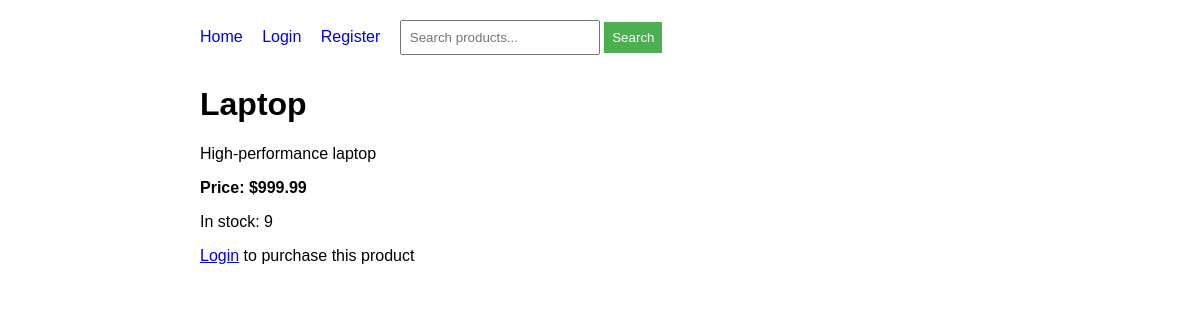
Page /product/1 on the committed database.
### tables this page shows
CREATE TABLE products (
        id INTEGER PRIMARY KEY,
        name TEXT,
        description TEXT,
        price REAL,
        stock INTEGER
    );

### app.py (the view)
@app.route('/product/<int:product_id>')
def product_detail(product_id):
    conn = get_db()
    product = conn.execute('SELECT * FROM products WHERE id = ?', (product_id,)).fetchone()
    conn.close()
    if product:
        return render_template('product_detail.html', product=product)
    flash('Product not found')
    return redirect(url_for('index'))

### app.py (called while the page is built)
def get_db():
    conn = sqlite3.connect('store.db')
    conn.row_factory = sqlite3.Row
    return conn

### templates/product_detail.html (shortened to what this page needs)
{% extends "base.html" %}
{% block content %}
<h1>{{ product.name }}</h1>
<p>{{ product.description }}</p>
<p><strong>Price: ${{ product.price }}</strong></p>
<p>In stock: {{ product.stock }}</p>
{% if session.get('user_id') %}
<a href="{{ url_for('checkout', product_id=product.id) }}">Buy Now</a>
{% else %}
<p><a href="{{ url_for('login') }}">Login</a> to purchase this product</p>
{% endif %}
{% endblock %}

### templates/base.html (style rules this page uses)
body { font-family: Arial, sans-serif; margin: 0; padding: 20px; }

### rows in the picture
products: name "Laptop", description "High-performance laptop", price "999.99", stock "9"
